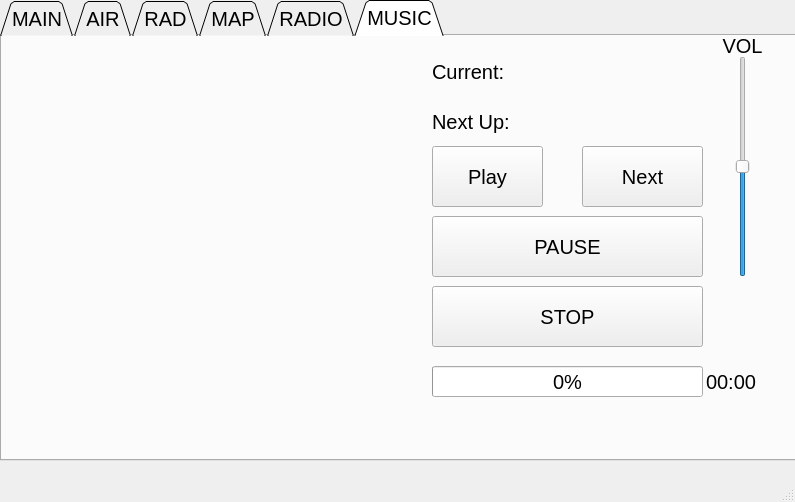
<?xml version="1.0" encoding="UTF-8"?>
<ui version="4.0">
 <class>MainWindow</class>
 <widget class="QMainWindow" name="MainWindow">
  <property name="geometry">
   <rect>
    <x>0</x>
    <y>0</y>
    <width>795</width>
    <height>502</height>
   </rect>
  </property>
  <property name="windowTitle">
   <string>MainWindow</string>
  </property>
  <widget class="QWidget" name="centralwidget">
   <widget class="QTabWidget" name="tabWidget">
    <property name="geometry">
     <rect>
      <x>0</x>
      <y>0</y>
      <width>800</width>
      <height>461</height>
     </rect>
    </property>
    <property name="font">
     <font>
      <pointsize>15</pointsize>
     </font>
    </property>
    <property name="tabShape">
     <enum>QTabWidget::Triangular</enum>
    </property>
    <property name="currentIndex">
     <number>5</number>
    </property>
    <widget class="QWidget" name="main">
     <attribute name="title">
      <string>MAIN</string>
     </attribute>
     <widget class="QProgressBar" name="progressBar">
      <property name="geometry">
       <rect>
        <x>10</x>
        <y>10</y>
        <width>61</width>
        <height>171</height>
       </rect>
      </property>
      <property name="value">
       <number>24</number>
      </property>
      <property name="orientation">
       <enum>Qt::Vertical</enum>
      </property>
      <property name="format">
       <string>%p%</string>
      </property>
     </widget>
     <widget class="QProgressBar" name="progressBar_2">
      <property name="geometry">
       <rect>
        <x>720</x>
        <y>10</y>
        <width>61</width>
        <height>171</height>
       </rect>
      </property>
      <property name="value">
       <number>24</number>
      </property>
      <property name="orientation">
       <enum>Qt::Vertical</enum>
      </property>
     </widget>
     <widget class="QLabel" name="TIME">
      <property name="geometry">
       <rect>
        <x>10</x>
        <y>380</y>
        <width>201</width>
        <height>51</height>
       </rect>
      </property>
      <property name="text">
       <string>TIME: HH:MM:SS</string>
      </property>
     </widget>
     <widget class="QLabel" name="DATE">
      <property name="geometry">
       <rect>
        <x>540</x>
        <y>380</y>
        <width>241</width>
        <height>51</height>
       </rect>
      </property>
      <property name="text">
       <string>DATE: DD/MM/YYYY</string>
      </property>
     </widget>
     <widget class="QFrame" name="alarm_rad">
      <property name="geometry">
       <rect>
        <x>570</x>
        <y>240</y>
        <width>200</width>
        <height>120</height>
       </rect>
      </property>
      <property name="styleSheet">
       <string notr="true">background-color: rgb(255, 0, 0);</string>
      </property>
      <property name="frameShape">
       <enum>QFrame::StyledPanel</enum>
      </property>
      <property name="frameShadow">
       <enum>QFrame::Raised</enum>
      </property>
      <widget class="QLabel" name="radSensorStatus">
       <property name="geometry">
        <rect>
         <x>4</x>
         <y>5</y>
         <width>191</width>
         <height>111</height>
        </rect>
       </property>
       <property name="font">
        <font>
         <pointsize>12</pointsize>
         <weight>75</weight>
         <bold>true</bold>
        </font>
       </property>
       <property name="text">
        <string>RAD ALARM</string>
       </property>
       <property name="alignment">
        <set>Qt::AlignCenter</set>
       </property>
      </widget>
     </widget>
     <widget class="QFrame" name="alarm_airsensor">
      <property name="geometry">
       <rect>
        <x>20</x>
        <y>240</y>
        <width>200</width>
        <height>120</height>
       </rect>
      </property>
      <property name="styleSheet">
       <string notr="true">background-color: rgb(255, 0, 0);</string>
      </property>
      <property name="frameShape">
       <enum>QFrame::StyledPanel</enum>
      </property>
      <property name="frameShadow">
       <enum>QFrame::Raised</enum>
      </property>
      <widget class="QLabel" name="airSensorStatus">
       <property name="geometry">
        <rect>
         <x>4</x>
         <y>5</y>
         <width>191</width>
         <height>111</height>
        </rect>
       </property>
       <property name="font">
        <font>
         <pointsize>12</pointsize>
         <weight>75</weight>
         <bold>true</bold>
        </font>
       </property>
       <property name="text">
        <string>AIR ALARM</string>
       </property>
       <property name="alignment">
        <set>Qt::AlignCenter</set>
       </property>
      </widget>
     </widget>
     <widget class="QWidget" name="verticalLayoutWidget_4">
      <property name="geometry">
       <rect>
        <x>229</x>
        <y>19</y>
        <width>331</width>
        <height>351</height>
       </rect>
      </property>
      <layout class="QVBoxLayout" name="pipboygif"/>
     </widget>
     <widget class="QLabel" name="batteryLabel">
      <property name="geometry">
       <rect>
        <x>14</x>
        <y>190</y>
        <width>81</width>
        <height>31</height>
       </rect>
      </property>
      <property name="font">
       <font>
        <pointsize>10</pointsize>
        <weight>75</weight>
        <bold>true</bold>
       </font>
      </property>
      <property name="text">
       <string>Battery</string>
      </property>
     </widget>
     <widget class="QLabel" name="memoryLabel">
      <property name="geometry">
       <rect>
        <x>674</x>
        <y>190</y>
        <width>111</width>
        <height>31</height>
       </rect>
      </property>
      <property name="font">
       <font>
        <pointsize>10</pointsize>
       </font>
      </property>
      <property name="text">
       <string>Memory Usage</string>
      </property>
     </widget>
    </widget>
    <widget class="QWidget" name="air">
     <attribute name="title">
      <string>AIR</string>
     </attribute>
     <widget class="QWidget" name="verticalLayoutWidget">
      <property name="geometry">
       <rect>
        <x>10</x>
        <y>0</y>
        <width>171</width>
        <height>421</height>
       </rect>
      </property>
      <layout class="QVBoxLayout" name="verticalLayout">
       <item>
        <widget class="QLabel" name="SENS1">
         <property name="text">
          <string>SENSOR 1</string>
         </property>
        </widget>
       </item>
       <item>
        <widget class="QLabel" name="SENS2">
         <property name="text">
          <string>SENSOR 2</string>
         </property>
        </widget>
       </item>
       <item>
        <widget class="QLabel" name="SENS3">
         <property name="text">
          <string>SENSOR 3</string>
         </property>
        </widget>
       </item>
       <item>
        <widget class="QLabel" name="SENS4">
         <property name="text">
          <string/>
         </property>
        </widget>
       </item>
       <item>
        <widget class="QLabel" name="SENS5">
         <property name="text">
          <string/>
         </property>
        </widget>
       </item>
       <item>
        <widget class="QLabel" name="SENS6">
         <property name="text">
          <string/>
         </property>
        </widget>
       </item>
       <item>
        <widget class="QLabel" name="SENS7">
         <property name="text">
          <string/>
         </property>
        </widget>
       </item>
      </layout>
     </widget>
     <widget class="QLabel" name="TEMP">
      <property name="geometry">
       <rect>
        <x>520</x>
        <y>10</y>
        <width>261</width>
        <height>41</height>
       </rect>
      </property>
      <property name="text">
       <string>TEMPERATURE: fff deg</string>
      </property>
     </widget>
     <widget class="QLabel" name="SENSGRAPH">
      <property name="geometry">
       <rect>
        <x>234</x>
        <y>55</y>
        <width>541</width>
        <height>361</height>
       </rect>
      </property>
      <property name="inputMethodHints">
       <set>Qt::ImhNone</set>
      </property>
      <property name="text">
       <string/>
      </property>
      <property name="scaledContents">
       <bool>false</bool>
      </property>
      <property name="alignment">
       <set>Qt::AlignCenter</set>
      </property>
     </widget>
    </widget>
    <widget class="QWidget" name="rad">
     <attribute name="title">
      <string>RAD</string>
     </attribute>
     <widget class="QWidget" name="verticalLayoutWidget_2">
      <property name="geometry">
       <rect>
        <x>190</x>
        <y>50</y>
        <width>160</width>
        <height>351</height>
       </rect>
      </property>
      <layout class="QVBoxLayout" name="verticalLayout_2">
       <item>
        <widget class="QLabel" name="sec4">
         <property name="text">
          <string>4 SEC AVG</string>
         </property>
        </widget>
       </item>
       <item>
        <widget class="QLabel" name="min">
         <property name="text">
          <string>1 MIN AVG</string>
         </property>
        </widget>
       </item>
       <item>
        <widget class="QLabel" name="hour">
         <property name="text">
          <string>1 HOUR AVG</string>
         </property>
        </widget>
       </item>
       <item>
        <widget class="QLabel" name="hour24">
         <property name="text">
          <string>24 HOUR AVG</string>
         </property>
        </widget>
       </item>
       <item>
        <widget class="QLabel" name="lifetime">
         <property name="text">
          <string>LIFETIME S</string>
         </property>
        </widget>
       </item>
      </layout>
     </widget>
     <widget class="QLabel" name="SELGRAPHRAD">
      <property name="geometry">
       <rect>
        <x>350</x>
        <y>30</y>
        <width>441</width>
        <height>391</height>
       </rect>
      </property>
      <property name="text">
       <string/>
      </property>
      <property name="scaledContents">
       <bool>false</bool>
      </property>
     </widget>
     <widget class="QWidget" name="verticalLayoutWidget_3">
      <property name="geometry">
       <rect>
        <x>0</x>
        <y>30</y>
        <width>187</width>
        <height>391</height>
       </rect>
      </property>
      <layout class="QVBoxLayout" name="verticalLayout_3">
       <item>
        <widget class="QRadioButton" name="sel_4">
         <property name="text">
          <string>4 SEC AVG</string>
         </property>
        </widget>
       </item>
       <item>
        <widget class="QRadioButton" name="sel_1min">
         <property name="text">
          <string>1 MIN AVG</string>
         </property>
        </widget>
       </item>
       <item>
        <widget class="QRadioButton" name="sel_1hour">
         <property name="text">
          <string>1 HOUR AVG</string>
         </property>
        </widget>
       </item>
       <item>
        <widget class="QRadioButton" name="sel_24h">
         <property name="text">
          <string>24 HOUR AVG</string>
         </property>
        </widget>
       </item>
       <item>
        <widget class="QRadioButton" name="sel_life">
         <property name="text">
          <string>LIFETIME S</string>
         </property>
        </widget>
       </item>
      </layout>
     </widget>
    </widget>
    <widget class="QWidget" name="map">
     <attribute name="title">
      <string>MAP</string>
     </attribute>
     <widget class="QRadioButton" name="OSM">
      <property name="geometry">
       <rect>
        <x>10</x>
        <y>291</y>
        <width>131</width>
        <height>20</height>
       </rect>
      </property>
      <property name="text">
       <string>OSM</string>
      </property>
     </widget>
     <widget class="QRadioButton" name="TERRAIN">
      <property name="geometry">
       <rect>
        <x>10</x>
        <y>341</y>
        <width>131</width>
        <height>20</height>
       </rect>
      </property>
      <property name="text">
       <string>TERRAIN</string>
      </property>
     </widget>
     <widget class="QRadioButton" name="HILL">
      <property name="geometry">
       <rect>
        <x>10</x>
        <y>391</y>
        <width>131</width>
        <height>20</height>
       </rect>
      </property>
      <property name="text">
       <string>HILL MAP</string>
      </property>
     </widget>
     <widget class="QSlider" name="ZOOM_SLIDER">
      <property name="geometry">
       <rect>
        <x>20</x>
        <y>20</y>
        <width>41</width>
        <height>231</height>
       </rect>
      </property>
      <property name="minimum">
       <number>9</number>
      </property>
      <property name="maximum">
       <number>15</number>
      </property>
      <property name="orientation">
       <enum>Qt::Vertical</enum>
      </property>
     </widget>
     <widget class="QLabel" name="MAP">
      <property name="geometry">
       <rect>
        <x>174</x>
        <y>19</y>
        <width>611</width>
        <height>401</height>
       </rect>
      </property>
      <property name="text">
       <string/>
      </property>
      <property name="alignment">
       <set>Qt::AlignCenter</set>
      </property>
     </widget>
     <widget class="QLabel" name="LAT">
      <property name="geometry">
       <rect>
        <x>60</x>
        <y>10</y>
        <width>131</width>
        <height>16</height>
       </rect>
      </property>
      <property name="text">
       <string/>
      </property>
     </widget>
     <widget class="QLabel" name="LON">
      <property name="geometry">
       <rect>
        <x>60</x>
        <y>40</y>
        <width>131</width>
        <height>16</height>
       </rect>
      </property>
      <property name="text">
       <string/>
      </property>
     </widget>
     <widget class="QLabel" name="UTC">
      <property name="geometry">
       <rect>
        <x>60</x>
        <y>70</y>
        <width>131</width>
        <height>16</height>
       </rect>
      </property>
      <property name="text">
       <string/>
      </property>
     </widget>
     <widget class="QLabel" name="NODATA">
      <property name="geometry">
       <rect>
        <x>370</x>
        <y>0</y>
        <width>241</width>
        <height>20</height>
       </rect>
      </property>
      <property name="text">
       <string/>
      </property>
      <property name="alignment">
       <set>Qt::AlignCenter</set>
      </property>
     </widget>
    </widget>
    <widget class="QWidget" name="radio">
     <attribute name="title">
      <string>RADIO</string>
     </attribute>
     <widget class="QTabWidget" name="MENU2">
      <property name="geometry">
       <rect>
        <x>0</x>
        <y>0</y>
        <width>800</width>
        <height>565</height>
       </rect>
      </property>
      <property name="currentIndex">
       <number>0</number>
      </property>
      <widget class="QWidget" name="RADIO">
       <attribute name="title">
        <string>RADIO</string>
       </attribute>
       <widget class="QLabel" name="FREQ">
        <property name="geometry">
         <rect>
          <x>10</x>
          <y>10</y>
          <width>111</width>
          <height>31</height>
         </rect>
        </property>
        <property name="font">
         <font>
          <pointsize>11</pointsize>
         </font>
        </property>
        <property name="text">
         <string>FREQUENCY:</string>
        </property>
        <property name="scaledContents">
         <bool>false</bool>
        </property>
       </widget>
       <widget class="QLabel" name="FREQ_GRAPH">
        <property name="geometry">
         <rect>
          <x>14</x>
          <y>55</y>
          <width>761</width>
          <height>301</height>
         </rect>
        </property>
        <property name="text">
         <string/>
        </property>
       </widget>
       <widget class="QLineEdit" name="freqInput">
        <property name="geometry">
         <rect>
          <x>120</x>
          <y>10</y>
          <width>91</width>
          <height>31</height>
         </rect>
        </property>
        <property name="inputMask">
         <string>0000.00</string>
        </property>
        <property name="text">
         <string>750.00</string>
        </property>
        <property name="maxLength">
         <number>7</number>
        </property>
        <property name="echoMode">
         <enum>QLineEdit::Normal</enum>
        </property>
        <property name="placeholderText">
         <string>750.00</string>
        </property>
       </widget>
       <widget class="QLabel" name="FREQ_2">
        <property name="geometry">
         <rect>
          <x>210</x>
          <y>10</y>
          <width>51</width>
          <height>31</height>
         </rect>
        </property>
        <property name="text">
         <string>MHz</string>
        </property>
       </widget>
       <widget class="QPushButton" name="time_plot_butt">
        <property name="geometry">
         <rect>
          <x>272</x>
          <y>7</y>
          <width>131</width>
          <height>41</height>
         </rect>
        </property>
        <property name="text">
         <string>Time Plot</string>
        </property>
       </widget>
       <widget class="QPushButton" name="freq_plot_butt">
        <property name="geometry">
         <rect>
          <x>422</x>
          <y>7</y>
          <width>131</width>
          <height>41</height>
         </rect>
        </property>
        <property name="text">
         <string>Freq Plot</string>
        </property>
       </widget>
      </widget>
      <widget class="QWidget" name="SOURCE_FIND">
       <attribute name="title">
        <string>SOURCE FINDER</string>
       </attribute>
      </widget>
     </widget>
    </widget>
    <widget class="QWidget" name="music">
     <attribute name="title">
      <string>MUSIC</string>
     </attribute>
     <widget class="QLabel" name="CurrentPlay">
      <property name="geometry">
       <rect>
        <x>430</x>
        <y>20</y>
        <width>281</width>
        <height>31</height>
       </rect>
      </property>
      <property name="text">
       <string>Current:</string>
      </property>
     </widget>
     <widget class="QLabel" name="NextUp">
      <property name="geometry">
       <rect>
        <x>430</x>
        <y>70</y>
        <width>281</width>
        <height>31</height>
       </rect>
      </property>
      <property name="text">
       <string>Next Up:</string>
      </property>
     </widget>
     <widget class="QPushButton" name="PLAY">
      <property name="geometry">
       <rect>
        <x>430</x>
        <y>110</y>
        <width>111</width>
        <height>61</height>
       </rect>
      </property>
      <property name="text">
       <string>Play</string>
      </property>
     </widget>
     <widget class="QPushButton" name="NEXT">
      <property name="geometry">
       <rect>
        <x>580</x>
        <y>110</y>
        <width>121</width>
        <height>61</height>
       </rect>
      </property>
      <property name="text">
       <string>Next</string>
      </property>
     </widget>
     <widget class="QPushButton" name="STOP">
      <property name="geometry">
       <rect>
        <x>430</x>
        <y>250</y>
        <width>271</width>
        <height>61</height>
       </rect>
      </property>
      <property name="text">
       <string>STOP</string>
      </property>
     </widget>
     <widget class="QLabel" name="MusicList">
      <property name="geometry">
       <rect>
        <x>10</x>
        <y>10</y>
        <width>401</width>
        <height>391</height>
       </rect>
      </property>
      <property name="text">
       <string/>
      </property>
     </widget>
     <widget class="QSlider" name="VolSlider">
      <property name="geometry">
       <rect>
        <x>720</x>
        <y>20</y>
        <width>41</width>
        <height>221</height>
       </rect>
      </property>
      <property name="maximum">
       <number>100</number>
      </property>
      <property name="singleStep">
       <number>5</number>
      </property>
      <property name="sliderPosition">
       <number>50</number>
      </property>
      <property name="orientation">
       <enum>Qt::Vertical</enum>
      </property>
      <property name="invertedAppearance">
       <bool>false</bool>
      </property>
      <property name="invertedControls">
       <bool>false</bool>
      </property>
     </widget>
     <widget class="QLabel" name="label">
      <property name="geometry">
       <rect>
        <x>720</x>
        <y>0</y>
        <width>41</width>
        <height>20</height>
       </rect>
      </property>
      <property name="text">
       <string>VOL</string>
      </property>
      <property name="alignment">
       <set>Qt::AlignCenter</set>
      </property>
     </widget>
     <widget class="QPushButton" name="PAUSE">
      <property name="geometry">
       <rect>
        <x>430</x>
        <y>180</y>
        <width>271</width>
        <height>61</height>
       </rect>
      </property>
      <property name="text">
       <string>PAUSE</string>
      </property>
     </widget>
     <widget class="QLabel" name="SongTime">
      <property name="geometry">
       <rect>
        <x>704</x>
        <y>330</y>
        <width>71</width>
        <height>31</height>
       </rect>
      </property>
      <property name="text">
       <string>00:00</string>
      </property>
     </widget>
     <widget class="QProgressBar" name="SongProgress">
      <property name="geometry">
       <rect>
        <x>430</x>
        <y>330</y>
        <width>271</width>
        <height>31</height>
       </rect>
      </property>
      <property name="value">
       <number>0</number>
      </property>
     </widget>
    </widget>
   </widget>
  </widget>
  <widget class="QMenuBar" name="menubar">
   <property name="geometry">
    <rect>
     <x>0</x>
     <y>0</y>
     <width>795</width>
     <height>26</height>
    </rect>
   </property>
  </widget>
  <widget class="QStatusBar" name="statusbar"/>
 </widget>
 <resources/>
 <connections/>
</ui>
